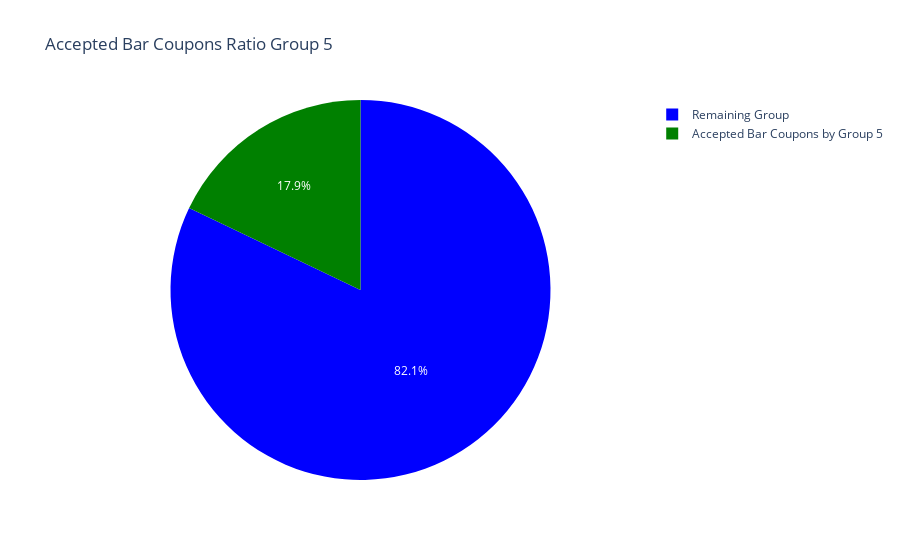

Notebook source saved alongside this figure:
### Markdown cell above
5. Use the same process to compare the acceptance rate between drivers who go to bars more than once a month and had passengers that were not a kid and had occupations other than farming, fishing, or forestry.

### Code cell
query_condition_5 = 'Coupon_Acceptance == 1  & bar_grp_visit_count > 1 & passenger != "Kid(s)" & occupation != "Farming Fishing & Forestry"'
total_group_5 = df_bar.query('Coupon_Acceptance == 1')['Bar'].count()
group_5 = df_bar.query(query_condition_5)['Bar'].dropna().count()

remaining_group_5 = total_group_5 - group_5


# Create a DataFrame for the pie chart and plotting the acceptance ratio

d = {
    'category': ['Accepted Bar Coupons by Group 5', 'Remaining Group'],
    'group': [group_5, remaining_group_5]
}
df_pie = pd.DataFrame(d)

fig5_1 = px.pie(df_pie, names='category', values='group',color_discrete_sequence=['blue','green'],
              title='Accepted Bar Coupons Ratio Group 5')
fig5_1.show()

### Figure 1 — Plotly figure (JSON) as saved in the notebook; plotly's stock layout.template omitted (floating-point values rounded to 4 significant figures)
{"data": [{"domain": {"x": [0, 1], "y": [0, 1]}, "hovertemplate": "category=%{label}<br>group=%{value}<extra></extra>", "labels": ["Accepted Bar Coupons by Group 5", "Remaining Group"], "legendgroup": "", "name": "", "showlegend": true, "type": "pie", "values": [148, 679]}], "layout": {"autosize": true, "legend": {"tracegroupgap": 0}, "piecolorway": ["blue", "green"], "title": {"text": "Accepted Bar Coupons Ratio Group 5"}}}
